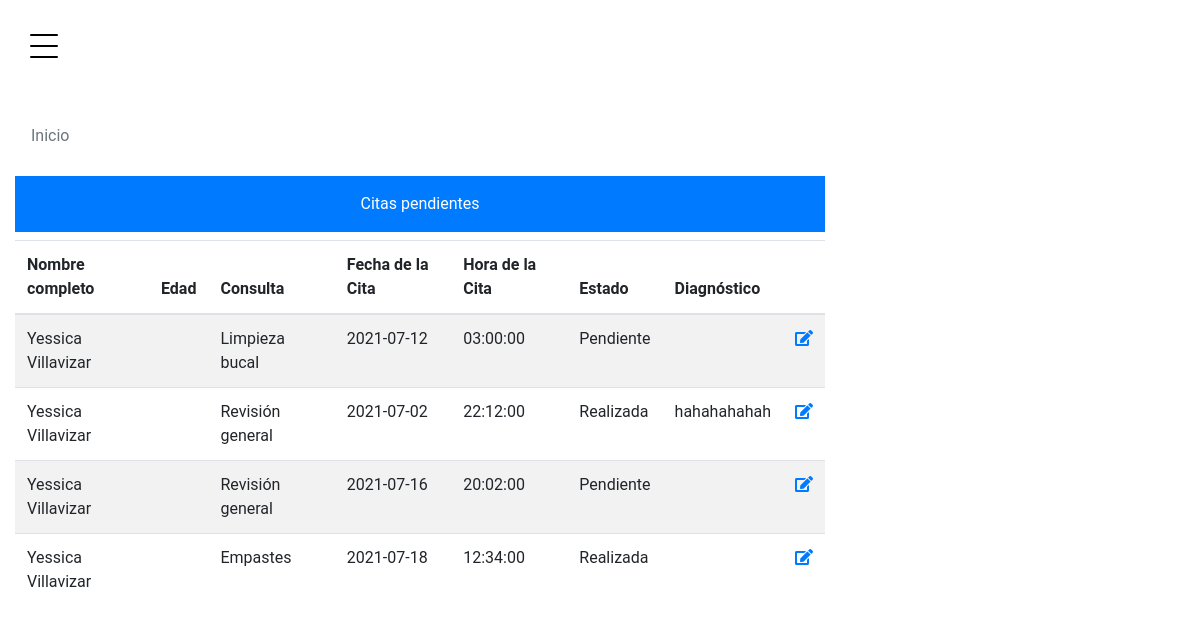
/admin/inicioAdmin.php (signed in), run on an earlier commit of the app's database.
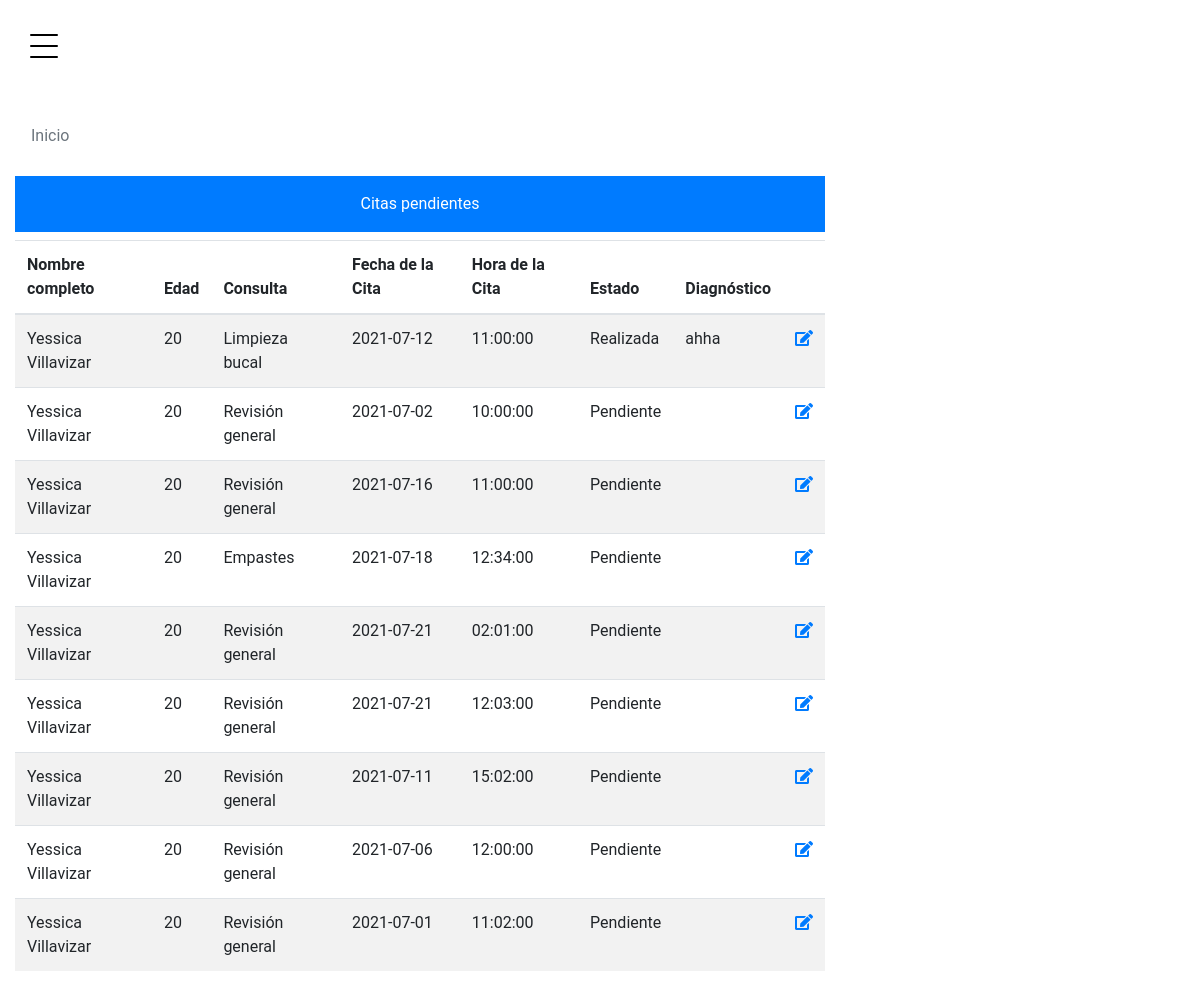
And on a later commit of the database.
### tables this page shows
CREATE TABLE `citas` (
  `id_cita` int(11) NOT NULL,
  `id_paciente` int(11) NOT NULL,
  `id_doctor` int(11) NOT NULL,
  `fecha_cita` date NOT NULL,
  `hora_cita` time NOT NULL,
  `id_consultas` int(11) NOT NULL,
  `estado` varchar(11) NOT NULL
);

CREATE TABLE `pacientes` (
  `id_paciente` int(11) NOT NULL,
  `nombre` varchar(255) NOT NULL,
  `apellido` varchar(255) NOT NULL,
  `telefono` varchar(50) NOT NULL,
  `sexo` varchar(60) NOT NULL,
  `fecha_nacimiento` date NOT NULL,
  `correo_electronico` varchar(255) NOT NULL,
  `clave` varchar(255) NOT NULL
);

CREATE TABLE `consultas` (
  `id_consultas` int(11) NOT NULL,
  `tipo` varchar(255) NOT NULL
);

CREATE TABLE `paciente_diagnostico` (
  `id_diagnostico` int(11) NOT NULL,
  `id_cita` int(11) NOT NULL,
  `descripcion` varchar(255) NOT NULL,
  `medicina` varchar(255) DEFAULT NULL
);

### php/consultas.php (called while the page is built, shortened)
<?php
function MostrarCitas($link, $id)
{
    $query = "SELECT
                    c.id_cita,
	                p.nombre,
	                p.apellido,
	                d.nombreD,
	                p.fecha_nacimiento,
	                c.fecha_cita,
	                c.hora_cita,
                    con.tipo,
                    c.estado,
                 year(curdate()), year(p.fecha_nacimiento) ,year(CURDATE())-year(p.fecha_nacimiento) as años,
                 pd.descripcion
            FROM
                    `citas`   as c
            LEFT JOIN `pacientes` as p ON  p.id_paciente  =  c.id_paciente
            LEFT JOIN `doctor` as d ON  d.id_doctor  =  c.id_doctor
            LEFT JOIN `consultas` as con ON  con.id_consultas  =  c.id_consultas
            LEFT JOIN `paciente_diagnostico` as pd ON  pd.id_cita  =  c.id_cita
            WHERE d.id_doctor = $id
          ;
            ;";
    $resultado = mysqli_query($link, $query);
    return $resultado;
}

### Admin/inicioAdmin.php (the view, shortened to what this page needs)
<?php
include_once('../php/conexionDB.php');
include_once('../php/consultas.php');
if (isset($_SESSION['id_doctor'])) {
  $vUsuario = $_SESSION['id_doctor'];
  $resultadoCitas = MostrarCitas($link, $vUsuario);
} else {
  $_SESSION['MensajeTexto'] = "Error acceso al sistema  no registrado.";
  $_SESSION['MensajeTipo'] = "p-3 mb-2 bg-danger text-white";
  header("Location: ./index.php");
}
?>
<!doctype html>
<html lang="en">
<head>
  <link rel="stylesheet" href="../src/css/lib/bootstrap/css/bootstrap.min.css">
  <link rel="stylesheet" href="../src/css/admin.css">
  <link rel="stylesheet" href="../src/css/lib/fontawesome/css/all.css">
  <link rel="stylesheet" href="../src/js/lib/datatable\css\jquery.dataTables.min.css">
  <link rel="stylesheet" href="../src/js/lib/datatable\css\responsive.dataTables.min.css">
</head>
<body>
  <aside class="sidebar">
    <div class="toggle">
      <a href="#" class="burger js-menu-toggle" data-toggle="collapse" data-target="#main-navbar">
        <span></span>
      </a>
    </div>
  </aside>
  <main class="bg bg-white">
    <div class="site-section ">
      <div class="container">
        <div class="row justify-content-center">
          <div class="col-md-12">
            <div class="content-box-large">
              <div>
                <ol class=" breadcrumb bg-white">
                  <li class="breadcrumb-item active">
                    Inicio
                  </li>
                </ol>
              </div>
              <div class="content-box-large">
                <div class="panel-body">
                  <div class="row">
                    <div class="col-md-12 text-info">
                      <div class="p-3 mb-2 bg-primary text-white text-center">Citas pendientes</div>
                      <table id="example" class=" table table-striped nowrap responsive " style="width:100%">
                        <thead>
                          <tr>
                            <th>Nombre completo</th>
                            <th>Edad</th>
                            <th>Consulta</th>
                            <th>Fecha de la Cita</th>
                            <th>Hora de la Cita</th>
                            <th>Estado</th>
                            <th>Diagnóstico </th>
                            <th> </th>
                          </tr>
                        </thead>
                        <tbody>
                          <?php
                          while ($row = mysqli_fetch_array($resultadoCitas, MYSQLI_ASSOC)) { ?>
                            <tr>
                              <td> <?php echo $row['nombre'] . ' ' . $row['apellido']  ?> </td>
                              <td> <?php echo  $row['años']; ?> </td>
                              <td> <?php echo $row['tipo'] ?> </td>
                              <td> <?php echo $row['fecha_cita'] ?> </td>
                              <td> <?php echo $row['hora_cita'] ?> </td>
                              <td> <?php if ($row['estado'] == 'A') {
                                      echo "Realizada";
                                    } else {
                                      echo "Pendiente";
                                    } ?> </td>
                              <td> <?php echo $row['descripcion'] ?> </td>
                              <td> <a class="button is-info" data-toggle="tooltip" data-placement="top" title="Editar" name="editar" href="./realizar_consulta.php?accion=UDT&id=<?php echo $row['id_cita'] ?>"> <i class="fas fa-edit"></i> </a> </td>
                            </tr>
                          <?php
                          }
                          ?>
                        </tbody>
                      </table>
                    </div>
                  </div>
                </div>
              </div>
            </div>
          </div>
        </div>
      </div>
  </main>
</body>
</html>

### src/css/admin.css (style rules this page uses)
body { display: flex; font-family: "Roboto", -apple-system, BlinkMacSystemFont, "Segoe UI", Roboto, "Helvetica Neue", Arial, "Noto Sans", sans-serif, "Apple Color Emoji", "Segoe UI Emoji", "Segoe UI Symbol", "Noto Color Emoji"; background-color: #ffffff; }
a { -webkit-transition: 0.3s all ease; -o-transition: 0.3s all ease; transition: 0.3s all ease; }
a, a:hover { text-decoration: none !important; }
body { position: relative; }
body:before { position: absolute; content: ""; z-index: 1; top: 0; left: 0; right: 0; bottom: 0; background-color: rgba(0, 0, 0, 0.05); opacity: 0; visibility: hidden; -webkit-transition: 0.3s all ease-in-out; -o-transition: 0.3s all ease-in-out; transition: 0.3s all ease-in-out; }
.site-section { padding: 7rem 0; }
aside, main { height: auto; min-height: auto; color: rgb(0, 0, 0); }
aside { width: 300px; left: 0; z-index: 1001; position: fixed; -webkit-transform: translateX(-100%); -ms-transform: translateX(-100%); transform: translateX(-100%); background-color: #fff; -webkit-transition: 1s -webkit-transform cubic-bezier(0.23, 1, 0.32, 1); transition: 1s -webkit-transform cubic-bezier(0.23, 1, 0.32, 1); -o-transition: 1s transform cubic-bezier(0.23, 1, 0.32, 1); transition: 1s transform cubic-bezier(0.23, 1, 0.32, 1); transition: 1s transform cubic-bezier(0.23, 1, 0.32, 1), 1s -webkit-transform cubic-bezier(0.23, 1, 0.32, 1); }
aside .toggle { padding-left: 30px; padding-top: 30px; position: absolute; right: 0; -webkit-transform: translateX(100%); -ms-transform: translateX(100%); transform: translateX(100%); }
main { width: calc(70%); -webkit-transition: 1s -webkit-transform cubic-bezier(0.23, 1, 0.32, 1); transition: 1s -webkit-transform cubic-bezier(0.23, 1, 0.32, 1); -o-transition: 1s transform cubic-bezier(0.23, 1, 0.32, 1); transition: 1s transform cubic-bezier(0.23, 1, 0.32, 1); transition: 1s transform cubic-bezier(0.23, 1, 0.32, 1), 1s -webkit-transform cubic-bezier(0.23, 1, 0.32, 1); }
.burger { width: 28px; height: 32px; cursor: pointer; position: relative; z-index: 99; float: right; }
.burger:before, .burger span, .burger:after { width: 100%; height: 2px; display: block; background: #000; border-radius: 2px; position: absolute; opacity: 1; }
.burger:before, .burger:after { -webkit-transition: top 0.35s cubic-bezier(0.23, 1, 0.32, 1), opacity 0.35s cubic-bezier(0.23, 1, 0.32, 1), background-color 1.15s cubic-bezier(0.86, 0, 0.07, 1), -webkit-transform 0.35s cubic-bezier(0.23, 1, 0.32, 1); transition: top 0.35s cubic-bezier(0.23, 1, 0.32, 1), opacity 0.35s cubic-bezier(0.23, 1, 0.32, 1), background-color 1.15s cubic-bezier(0.86, 0, 0.07, 1), -webkit-transform 0.35s cubic-bezier(0.23, 1, 0.32, 1); -o-transition: top 0.35s cubic-bezier(0.23, 1, 0.32, 1), transform 0.35s cubic-bezier(0.23, 1, 0.32, 1), opacity 0.35s cubic-bezier(0.23, 1, 0.32, 1), background-color 1.15s cubic-bezier(0.86, 0, 0.07, 1); transition: top 0.35s cubic-bezier(0.23, 1, 0.32, 1), transform 0.35s cubic-bezier(0.23, 1, 0.32, 1), opacity 0.35s cubic-bezier(0.23, 1, 0.32, 1), background-color 1.15s cubic-bezier(0.86, 0, 0.07, 1); transition: top 0.35s cubic-bezier(0.23, 1, 0.32, 1), transform 0.35s cubic-bezier(0.23, 1, 0.32, 1), opacity 0.35s cubic-bezier(0.23, 1, 0.32, 1), background-color 1.15s cubic-bezier(0.86, 0, 0.07, 1), -webkit-transform 0.35s cubic-bezier(0.23, 1, 0.32, 1); -webkit-transition: top 0.35s cubic-bezier(0.23, 1, 0.32, 1), -webkit-transform 0.35s cubic-bezier(0.23, 1, 0.32, 1), opacity 0.35s cubic-bezier(0.23, 1, 0.32, 1), background-color 1.15s cubic-bezier(0.86, 0, 0.07, 1); content: ""; }
.burger:before { top: 4px; }
.burger span { top: 15px; }
.burger:after { top: 26px; }

What changed in the data, as far as the page shows it:
changed citas "Limpieza bucal": años (not shown) → "20"; hora_cita "03:00:00" → "11:00:00"; paciente_diagnostico.descripcion (not shown) → "ahha"; estado "Pendiente" → "Realizada"
changed citas (number 2 of 9 on the later page): años (not shown) → "20"; hora_cita "22:12:00" → "10:00:00"; paciente_diagnostico.descripcion "hahahahahah" → (not shown); estado "Realizada" → "Pendiente"
changed citas (number 3 of 9 on the later page): años (not shown) → "20"; hora_cita "20:02:00" → "11:00:00"
changed citas "Empastes": años (not shown) → "20"; estado "Realizada" → "Pendiente"
added citas: id_paciente.nombre "Yessica", id_paciente.apellido "Villavizar", años "20", id_consultas.tipo "Revisión general", fecha_cita "2021-07-21", hora_cita "02:01:00", estado "Pendiente"
added citas: id_paciente.nombre "Yessica", id_paciente.apellido "Villavizar", años "20", id_consultas.tipo "Revisión general", fecha_cita "2021-07-21", hora_cita "12:03:00", estado "Pendiente"
added citas: id_paciente.nombre "Yessica", id_paciente.apellido "Villavizar", años "20", id_consultas.tipo "Revisión general", fecha_cita "2021-07-11", hora_cita "15:02:00", estado "Pendiente"
added citas: id_paciente.nombre "Yessica", id_paciente.apellido "Villavizar", años "20", id_consultas.tipo "Revisión general", fecha_cita "2021-07-06", hora_cita "12:00:00", estado "Pendiente"
added citas: id_paciente.nombre "Yessica", id_paciente.apellido "Villavizar", años "20", id_consultas.tipo "Revisión general", fecha_cita "2021-07-01", hora_cita "11:02:00", estado "Pendiente"
